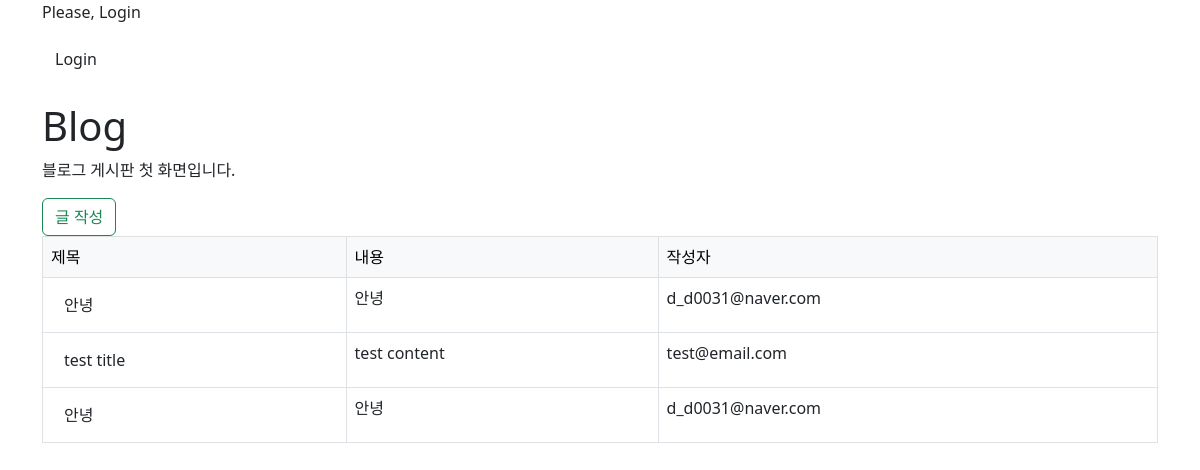
Page /blog/ on the earlier database version.
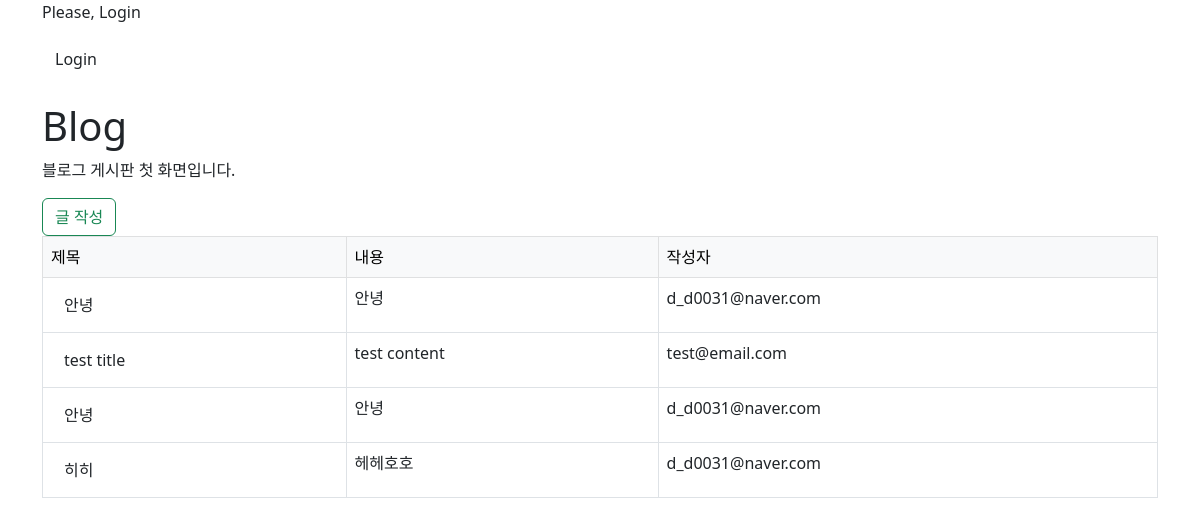
Same page on the later database version.
### blog/models.py (models this page shows)
class Post(models.Model):
    title = models.CharField(max_length=30)
    content = models.TextField()
    writer = models.ForeignKey(User, on_delete=models.CASCADE)
    created_at = models.DateTimeField(auto_now_add=True) # 초기값
    updated_at = models.DateTimeField(auto_now=True) # 수정할때마다 바뀜

### user/models.py (models this page shows)
class User(AbstractUser):
    username = None
    email = models.EmailField(unique=True, max_length = 255)
    name = models.CharField(max_length=50, null=True, blank=True)
    is_staff = models.BooleanField(default=False)
    is_superuser = models.BooleanField(default=False)
    is_active = models.BooleanField(default=True)
    last_login = models.DateTimeField(null=True, blank=True)
    date_joined = models.DateTimeField(auto_now_add=True)
    USERNAME_FIELD = 'email'
    EMAIL_FIELD = 'email'
    REQUIRED_FIELDS = []
    objects = UserManager()

### blog/views.py (the view)
# urls.py: path("",views.Index.as_view(), name='list'),
class Index(View):
    def get(self, request):
        post_objs = Post.objects.all()
        context = {
            "posts": post_objs,
            'title': "Blog"
        }
        return render(request, 'blog/post_list.html', context)

### blog/templates/blog/post_list.html (shortened to what this page needs)
{% extends 'base.html' %}
{% block content %}
    <p class="main-title">블로그 게시판 첫 화면입니다.</p>
    <form action="{% url 'blog:write' %}" method="get">
        <input type="submit" value="글 작성" class="btn btn-outline-success">
    </form>
    {% if posts %}
        <table class="table table-bordered">
            <thead class="table-light">
                <tr>
                    <td>제목</td>
                    <td>내용</td>
                    <td>작성자</td>
                </tr>
            </thead>
            <tbody>
                {% for post in posts %}
                <tr>
                    <td><a href="{% url 'blog:detail' pk=post.pk %}" class="btn">{{ post.title }}</a></td>
                    <td>{{ post.content }}</td>
                    <td>{{ post.writer }}</td>
                </tr>
                {% endfor %}
            </tbody>
        </table>
    {% else %}
    <p>작성된 게시물이 없습니다.</p>
    {% endif %}
{% endblock %}

### templates/base.html (shortened to what this page needs)
{% load i18n %}
<!DOCTYPE html>
<html lang="en">
<head>
    <link href="https://cdn.jsdelivr.net/npm/bootstrap@5.2.3/dist/css/bootstrap.min.css" rel="stylesheet">
</head>
<body>
    <div class="container">
        {% if user.is_authenticated %}
            <p>{% trans 'Welcome,' %} {{ user.email }}</p>
            <a href="{% url 'user:logout' %}" class="btn">Logout</a>
        {% else %}
            <p>{% trans 'Please, Login' %}</p>
            <a href="{% url 'user:login' %}" class="btn">Login</a>
        {% endif %}
        <br><br>
        <h1>Blog</h1>
        {% block content %}
        {% endblock %}
    </div>
</body>
</html>

Differences in the rows shown:
added Post: title "히히", content "헤헤호호", writer "d_d0031@naver.com"
